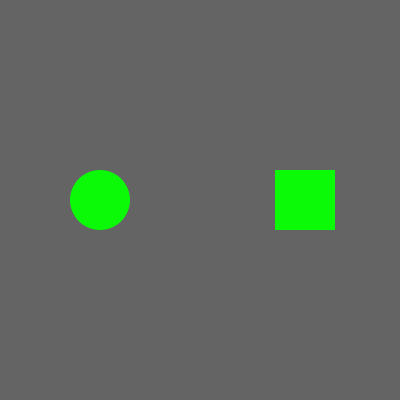
Frame 1 (no input)
Frame 60 (the mouse pressed at the canvas centre just before this capture): identical to frame 1, image omitted
Frame 120 (the mouse held since frame 60 and released just before this capture): identical to frame 1, image omitted

The Processing sketch that drew this single still picture (run headless with seeded random() and noise(); from frame 60 on, the mouse is pressed at the canvas centre):

// Processing sketch: processing_68993
// ── processing_68993.pde

/*TRAVAIL DE RATRAPPAGE
  LES BOUTONS
  PAR GABRIELLE DEMERS*/


int ellipseX;
int ellipseY;
int rayon;
int etat1;

int rectX;
int rectY;
int rectW;
int rectH;
int etat2;

int y ;
float C = 0;

float R = 0;

float anneauX;
float anneauY;
int nombreDeRayons;
int longueurDesRayons;




void setup() { 

  size (400, 400);
  smooth();


  // bouton round 
  ellipseX = 100;
  ellipseY = 200;
  rayon = 60;
  etat1 = 0;


  // bouton carré

  rectX = 275;
  rectY = 170;
  rectW = 60;
  rectH = 60;
  etat2 = 0;
}

int pos = 0;
void draw() {

  background(100); 

float tranche;
float rads;
float ratio;
  // Anneaux 
  anneauX= 100;
  anneauY= 200;
  nombreDeRayons= 20;
  longueurDesRayons = 60; 
  tranche = TWO_PI / nombreDeRayons;
  rads = 0;
  ratio = 0.75; 


  //bouton carré

  //fill(50);

  if (etat2 == 1) {

    //apparition des lignes
    y=0; //initialisation

    while ( y < C ) { // condition
      strokeWeight(5);
      stroke(0);
      line(0, y, width, y); // bloc de code
      y = y + 15;
    }
    if (C<400) {
      C = C + 5; // incrementation
    }

    fill(250, 18, 208);
  } 
  else { 
    fill(10, 250, 8);
   y=0; 

    while ( y < C ) { // condition
      strokeWeight(5);
      stroke(0);
      line(0, y, width, y); // bloc de code
      y = y + 15;
    }
    if (C>0) {
      C = C - 5; // incrementation
    }
  }
  noStroke();
  rect(rectX, rectY, rectW, rectH);

  //bouton round
   strokeWeight(5);
    stroke(0);
    while (rads < R) {
      
      float anneauX1 = anneauX+cos(rads) * longueurDesRayons * ratio;
      float anneauY1 = anneauY + sin(rads) * longueurDesRayons * ratio;
      float anneauX2 = anneauX+cos(rads) * longueurDesRayons; 
      float anneauY2 = anneauY+sin(rads) * longueurDesRayons;
      line(anneauX1, anneauY1, anneauX2, anneauY2);
      rads = rads +tranche;
    }

  if (etat1 == 1) {
    
    // apparition des anneaux
    
    
     if (R<TWO_PI){
      println(R);
    
      R = R + 0.3;
     }
     
     
      
    fill(250, 18, 208);
  }
  else { 
   
    if (R>0){
      println(R);
    
      R = R - 0.3;
     }
    
    fill(10, 250, 8);
    
   
    
    
  }
  noStroke();
  ellipse(ellipseX, ellipseY, rayon, rayon);
}


void mousePressed() {

  //bouton rond couleur mauve

  float distance = dist(mouseX, mouseY, ellipseX, ellipseY);

  if ( distance < rayon) {
    if (etat1 == 0) {
      etat1 = 1;
    } 
    else {
      etat1 = 0;
    }
  }

  //bouton carré couleur mauve 

  if ( mouseX>rectX && mouseX<rectX+rectW && mouseY>rectY && mouseY<rectY+rectH ) {
    if ( etat2 == 0 ) {
      etat2 = 1;
    } 
    else {
      etat2 = 0;
    }
  }
}


void mouseReleased() {
  etat2 = 0;
}
